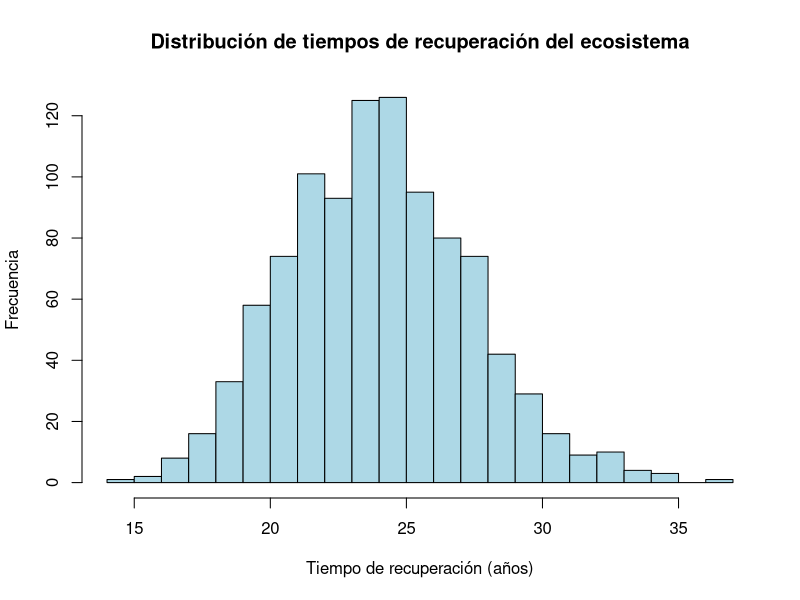
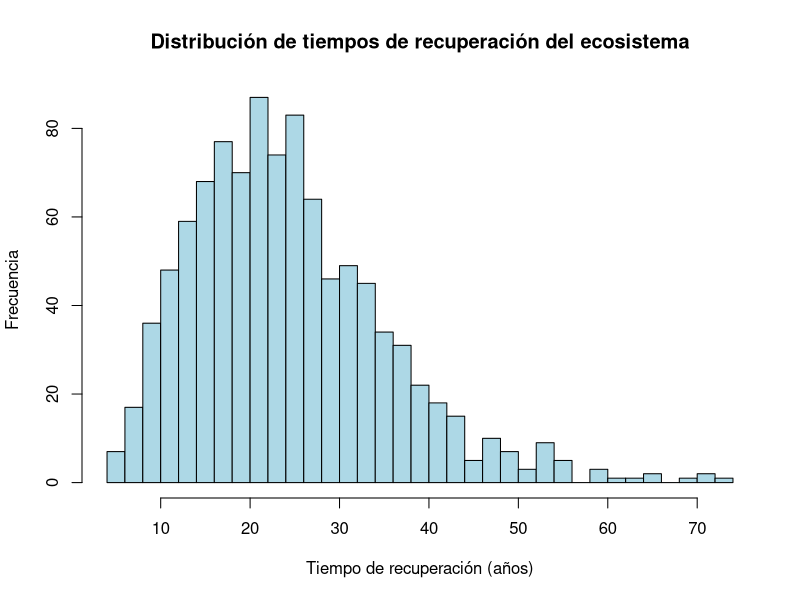

Write the R code that produced these figures, in order.
# Ejemplo de tiempos de recuperación observados
tiempos_observados <- c(20.5, 25.3, 23.1, 18.9, 27.6, 30.4, 22.7, 24.9)
range(tiempos_observados)

# Ajuste de la distribución Gamma
library(MASS)
ajuste_gamma <- fitdistr(tiempos_observados, "gamma")

# Estimación de los parámetros α y β
alpha <- ajuste_gamma$estimate["shape"]
beta <- ajuste_gamma$estimate["rate"]

# Simulación de 1000 tiempos de recuperación
set.seed(123)  # Para reproducibilidad
tiempos_recuperacion <- rgamma(1000, shape = alpha, rate = beta)

# Visualización de la distribución de tiempos de recuperación
hist(tiempos_recuperacion, breaks = 30, col = "lightblue", border = "black",
     main = "Distribución de tiempos de recuperación del ecosistema",
     xlab = "Tiempo de recuperación (años)", ylab = "Frecuencia")


# Parámetros de la distribución Gamma
alpha <- 5    # Parámetro de forma
beta <- 0.2   # Parámetro de tasa

# Simulación de 1000 tiempos de recuperación
set.seed(123)  # Para reproducibilidad
tiempos_recuperacion <- rgamma(1000, shape = alpha, rate = beta)

# Visualización de la distribución de tiempos de recuperación
hist(tiempos_recuperacion, breaks = 30, col = "lightblue", border = "black",
     main = "Distribución de tiempos de recuperación del ecosistema",
     xlab = "Tiempo de recuperación (años)", ylab = "Frecuencia")

# Cálculo del tiempo medio de recuperación esperado
tiempo_medio <- mean(tiempos_recuperacion)
tiempo_medio
